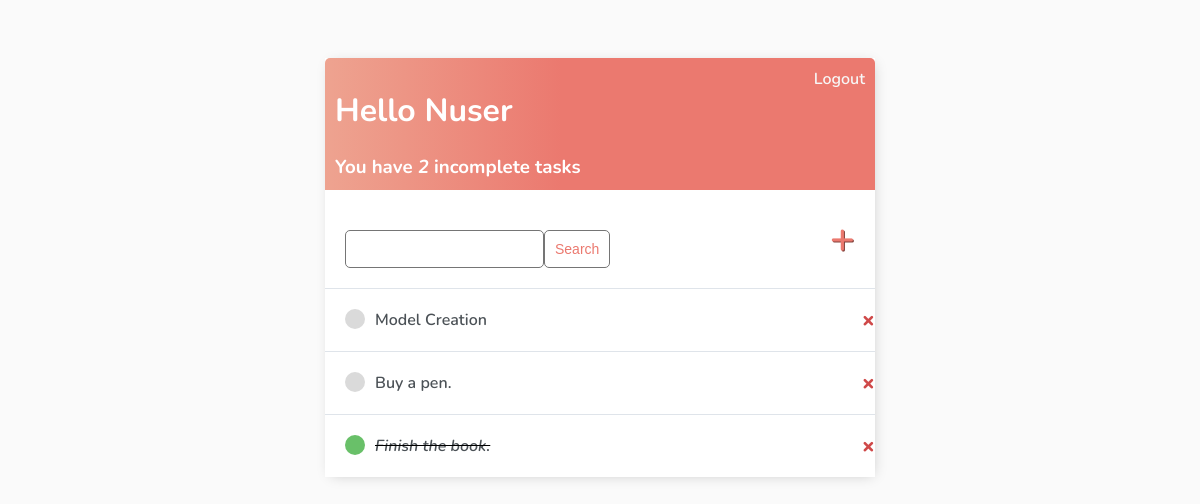
The page / (signed in) on the database as committed earlier.
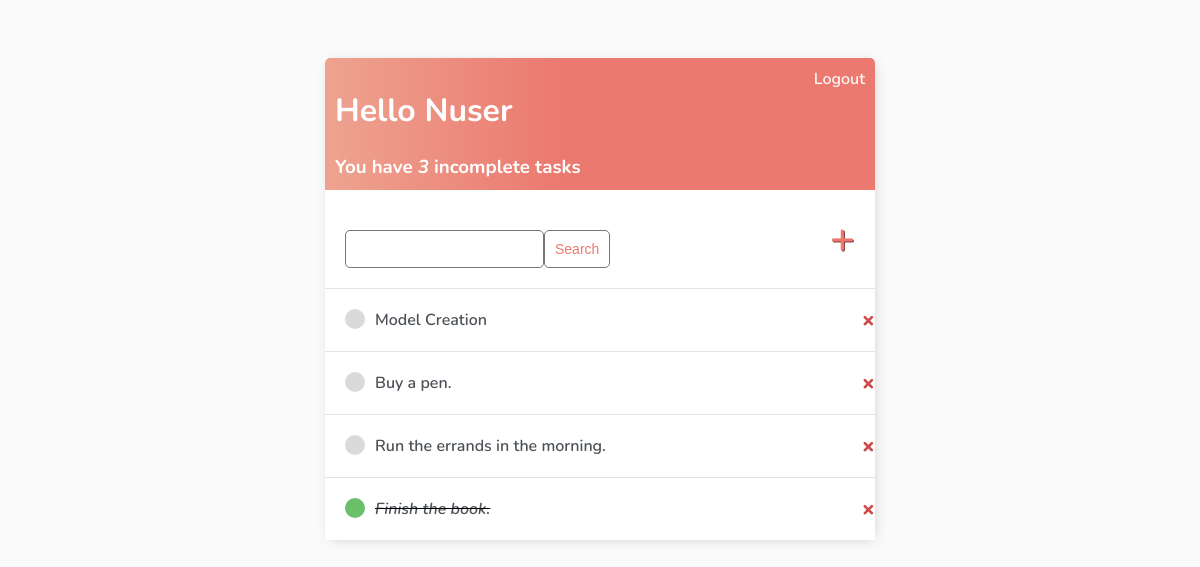
The same page on the database as committed later.
### base/models.py (models this page shows)
class Task(models.Model):
    user = models.ForeignKey(User, on_delete=models.CASCADE, null=True, blank=True)
    title = models.CharField(max_length=200)
    description = models.TextField(null=True, blank=True)
    complete = models.BooleanField(default=False)
    created = models.DateTimeField(auto_now_add=True)
    def __str__(self):
        return self.title
    class Meta:
        ordering = ['complete']

### base/views.py (the view)
class TaskList(LoginRequiredMixin, ListView):
    model = Task
    context_object_name = 'tasks'
    def get_context_data(self, **kwargs):
        context = super().get_context_data(**kwargs)
        context['tasks'] = context['tasks'].filter(user=self.request.user)
        context['count'] = context['tasks'].filter(complete=False).count()
        search_input = self.request.GET.get('search-area') or ''
        if search_input:
            context['tasks'] = context['tasks'].filter(title__startswith=search_input)
        context['search_input'] = search_input
        return context

### base/templates/base/task_list.html
{% extends 'base/index.html' %}
{% block content %}
<div class="header-bar">
    <div>
        <h1>Hello {{request.user|title}}</h1>
        <h3 style="margin:0">You have <i>{{count}}</i> incomplete task{{ count|pluralize:"s" }}</h3>
    </div>
    {% if request.user.is_authenticated %}
    <a href="{% url 'logout' %}">Logout</a>
    {% else %}
    <a href="{% url 'login' %}">Login</a>
    {% endif %}
</div>
<div id="search-add-wrapper">
    <form method="GET" style="margin-top: 20px;display: flex;">
        <input type='text' name='search-area' value="{{search_input}}">
        <input class="button" type="submit" value='Search'>
    </form>
    <a id="add-link" href="{% url 'task-create' %}">&#x2b;</a>
</div>
<div class="task-items-wrapper">
    {% for task in tasks %}
        <div class="task-wrapper">
            {% if task.complete %}
            <div class="task-title">
                <div class ="task-complete-icon"></div>
                <i><s><a href="{% url 'task-update' task.id %}">{{task}}</a></s></i>
            </div>
            <a class="delete-link" href="{% url 'task-delete' task.id %}">&#215;</a>
            {% else %}
            <div class="task-title">
                <div class ="task-incomplete-icon"></div>
                <a href="{% url 'task-update' task.id %}">{{task}}</a>
            </div>
            <a class="delete-link" href="{% url 'task-delete' task.id %}">&#215;</a>
            {% endif %}
        </div>
    {% empty %}
    <h3>No items in list</h3>
    {% endfor %}
</div>
{% endblock content %}

### base/templates/base/index.html (shortened to what this page needs)
<!DOCTYPE html>
<html lang="en">
<head>
</head>
<body>
    <div class="container">
        {% block content %} {% endblock content %}
    </div>
</body>
</html>

### base/templates/base/index.html (style rules this page uses)
body { background-color: #FAFAFA; font-family: 'Nunito', sans-serif; padding-top: 50px; }
h1, h2, h3, h4, h5, h6, { font-family: 'Raleway', sans-serif; }
a, p { color: #4b5156 }
a { font-weight: 600; }
.container { max-width: 550px; margin: auto; background-color: #fff; -webkit-box-shadow: 2px 2px 13px -4px rgba(0, 0, 0, 0.21); box-shadow: 2px 2px 13px -4px rgba(0, 0, 0, 0.21); }
input { outline: none; border: none; }
.header-bar { display: flex; justify-content: space-between; color: #fff; padding: 10px; border-radius: 5px 5px 0 0; background: linear-gradient(90deg, #EEA390 0%, #EB796F 43%, #EB796F 100%); }
.header-bar a { color: rgb(247, 247, 247); text-decoration: none; }
.task-wrapper { display: flex; align-items: center; justify-content: space-between; background-color: #fff; border-top: 1px solid #dfe4ea; overflow: hidden; }
.task-title { display: flex; padding: 20px; }
.task-title a { text-decoration: none; color: #4b5156; margin-left: 10px; }
.task-complete-icon { height: 20px; width: 20px; background-color: rgb(105, 192, 105); border-radius: 50%; }
.task-incomplete-icon { height: 20px; width: 20px; background-color: rgb(218, 218, 218); border-radius: 50%; }
.delete-link { text-decoration: none; font-weight: 900; color: #cf4949; font-size: 22px; line-height: 0; padding: 20px 0px; }
#add-link { color: #EB796F; text-decoration: none; font-size: 42px; text-shadow: 1px 1px #81413b; }
#search-add-wrapper { display: flex; justify-content: space-between; align-items: center; padding: 20px; }
input[type=text], input[type=password], textarea { border: 1px solid #757575; border-radius: 5px; padding: 10px; width: 90%; }
::placeholder { font-weight: 300; opacity: 0.5; }
.button { border: 1px solid #757575; background-color: #FFF; color: #EB796F; padding: 10px; font-size: 14px; border-radius: 5px; cursor: pointer; text-decoration: none; }

Rows that differ between the two databases and show on the page:
added Task: title "Run the errands in the morning."
Other text that changed with them:
{{ count }}: "2" → "3"
